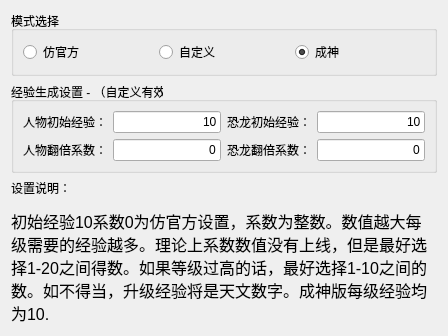
      <widget class="QWidget" name="tab_5">
       <property name="enabled">
        <bool>true</bool>
       </property>
       <attribute name="title">
        <string>设置</string>
       </attribute>
       <layout class="QGridLayout" name="gridLayout_8">
        <item row="2" column="0">
         <widget class="QLabel" name="label_18">
          <property name="text">
           <string>&lt;html&gt;&lt;head/&gt;&lt;body&gt;&lt;p&gt;设置说明：&lt;/p&gt;&lt;p&gt;&lt;span style=&quot; font-size:12pt;&quot;&gt;初始经验10系数0为仿官方设置，系数为整数。数值越大每级需要的经验越多。理论上系数数值没有上线，但是最好选择1-20之间得数。如果等级过高的话，最好选择1-10之间的数。如不得当，升级经验将是天文数字。成神版每级经验均为10.&lt;/span&gt;&lt;/p&gt;&lt;/body&gt;&lt;/html&gt;</string>
          </property>
          <property name="wordWrap">
           <bool>true</bool>
          </property>
         </widget>
        </item>
        <item row="1" column="0">
         <widget class="QGroupBox" name="groupBox_4">
          <property name="title">
           <string>经验生成设置 - （自定义有效）</string>
          </property>
          <layout class="QGridLayout" name="gridLayout_10">
           <item row="0" column="0">
            <layout class="QGridLayout" name="gridLayout_9">
             <item row="0" column="0">
              <widget class="QLabel" name="label_2">
               <property name="text">
                <string>人物初始经验：</string>
               </property>
              </widget>
             </item>
             <item row="0" column="1">
              <widget class="QLineEdit" name="lineEdit">
               <property name="text">
                <string>10</string>
               </property>
               <property name="alignment">
                <set>Qt::AlignRight|Qt::AlignTrailing|Qt::AlignVCenter</set>
               </property>
              </widget>
             </item>
             <item row="0" column="2">
              <widget class="QLabel" name="label_17">
               <property name="text">
                <string>恐龙初始经验：</string>
               </property>
              </widget>
             </item>
             <item row="0" column="3">
              <widget class="QLineEdit" name="lineEdit_2">
               <property name="text">
                <string>10</string>
               </property>
               <property name="alignment">
                <set>Qt::AlignRight|Qt::AlignTrailing|Qt::AlignVCenter</set>
               </property>
              </widget>
             </item>
             <item row="1" column="1">
              <widget class="QLineEdit" name="lineEdit_20">
               <property name="text">
                <string>0</string>
               </property>
               <property name="alignment">
                <set>Qt::AlignRight|Qt::AlignTrailing|Qt::AlignVCenter</set>
               </property>
              </widget>
             </item>
             <item row="1" column="0">
              <widget class="QLabel" name="label_20">
               <property name="text">
                <string>人物翻倍系数：</string>
               </property>
              </widget>
             </item>
             <item row="1" column="3">
              <widget class="QLineEdit" name="lineEdit_19">
               <property name="text">
                <string>0</string>
               </property>
               <property name="alignment">
                <set>Qt::AlignRight|Qt::AlignTrailing|Qt::AlignVCenter</set>
               </property>
              </widget>
             </item>
             <item row="1" column="2">
              <widget class="QLabel" name="label_21">
               <property name="text">
                <string>恐龙翻倍系数：</string>
               </property>
              </widget>
             </item>
            </layout>
           </item>
          </layout>
         </widget>
        </item>
        <item row="0" column="0">
         <widget class="QGroupBox" name="groupBox_3">
          <property name="maximumSize">
           <size>
            <width>16777215</width>
            <height>76</height>
           </size>
          </property>
          <property name="title">
           <string>模式选择</string>
          </property>
          <layout class="QGridLayout" name="gridLayout_7">
           <item row="0" column="0">
            <layout class="QGridLayout" name="gridLayout_5">
             <item row="0" column="0">
              <widget class="QRadioButton" name="radioButton">
               <property name="text">
                <string>仿官方</string>
               </property>
               <attribute name="buttonGroup">
                <string notr="true">buttonGroup</string>
               </attribute>
              </widget>
             </item>
             <item row="0" column="1">
              <widget class="QRadioButton" name="radioButton_2">
               <property name="text">
                <string>自定义</string>
               </property>
               <property name="checked">
                <bool>false</bool>
               </property>
               <attribute name="buttonGroup">
                <string notr="true">buttonGroup</string>
               </attribute>
              </widget>
             </item>
             <item row="0" column="2">
              <widget class="QRadioButton" name="radioButton_3">
               <property name="text">
                <string>成神</string>
               </property>
               <property name="checked">
                <bool>true</bool>
               </property>
               <property name="autoRepeat">
                <bool>false</bool>
               </property>
               <attribute name="buttonGroup">
                <string notr="true">buttonGroup</string>
               </attribute>
              </widget>
             </item>
            </layout>
           </item>
          </layout>
         </widget>
        </item>
       </layout>
      </widget>
